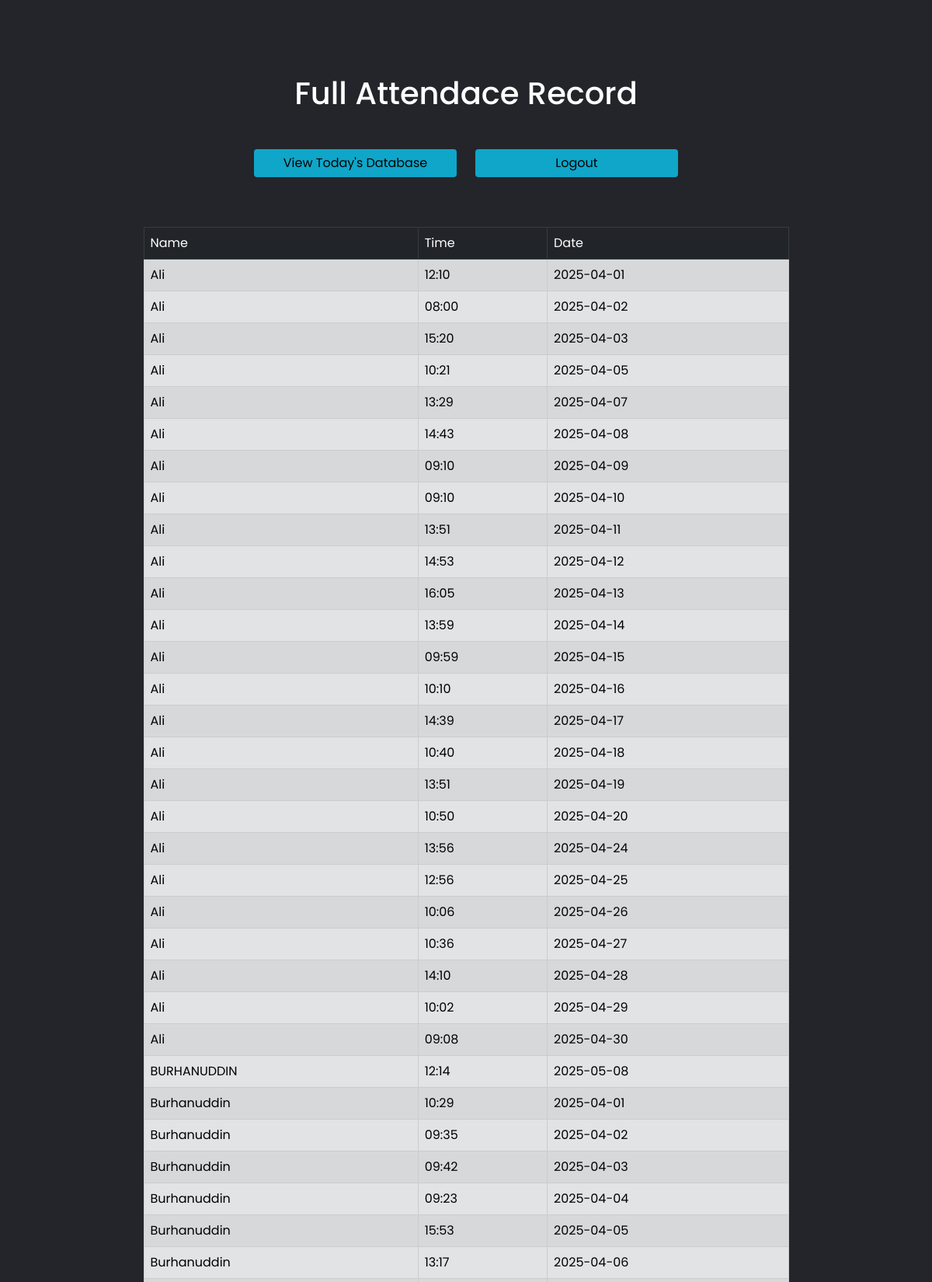
Page /whole (upper part) on the committed database.
### tables this page shows
CREATE TABLE Attendance (NAME TEXT, Time TEXT, Date TEXT, UNIQUE(NAME, Date));

### app.py (the view)
@app.route('/whole',methods=["GET","POST"])
def whole():
    today=date.today()
    conn = sqlite3.connect('information.db')
    conn.row_factory = sqlite3.Row
    cur = conn.cursor()
    cursor = cur.execute("SELECT DISTINCT NAME,Time, Date from Attendance")
    rows=cur.fetchall()
    return render_template('AttendanceList.html',rows=rows)

### templates/AttendanceList.html (shortened to what this page needs)
<!doctype html>
<html lang="en">
<head>
  <link href="https://cdn.jsdelivr.net/npm/bootstrap@5.0.2/dist/css/bootstrap.min.css" rel="stylesheet"
>
  <link rel="stylesheet" href="{{ url_for('static', filename='css/style.css') }}">
</head>
<body>
    <div class="container">
        <h1 class="text-center pt-5 mt-5 mb-5 text-white">Full Attendace Record</h1>
        <div class="row mb-5 justify-content-center">
            <div class="col-md-3">
                <form class="mb-3 w-100" action="/data" method="post">
                    <button class="btn btn-primary blue-btn w-100">View Today's Database</button>
                </form>
            </div>
            <div class="col-md-3">
                <form class="mb-3 w-100" action="/" method="GET">
                    <button class="btn btn-primary blue-btn w-100">Logout</button>
                </form>
            </div>
        </div>
        <div class="row justify-content-center">
            <div class="col-md-9">
                <table class="table table-secondary table-striped table-bordered table-hover mb-5" >
                    <thead class="table-dark">
                        <td>Name</td>
                        <td>Time</td>
                        <td>Date</td>
                    </thead>
                    <tbody>
                        {% for row in rows %}
                            <tr>
                                <td>{{row["NAME"]}}</td>
                                <td>{{row["Time"]}}</td>
                                <td>{{row["Date"]}}</td>
                            </tr>
                        {% endfor %}
                    </tbody>
                </table>
            </div>
        </div>
    </div>
</body>
</html>

### static/css/style.css (style rules this page uses)
* { margin: 0; padding: 0; box-sizing: border-box; font-family: "Poppins", sans-serif; }
body { background: #23252a; }
.blue-btn { background-color: #0fa6c9 !important; color: black !important; border: white !important; }

### rows in the picture
Attendance: NAME "Ali", Time "12:10", Date "2025-04-01"
Attendance: NAME "Ali", Time "08:00", Date "2025-04-02"
Attendance: NAME "Ali", Time "15:20", Date "2025-04-03"
Attendance: NAME "Ali", Time "10:21", Date "2025-04-05"
Attendance: NAME "Ali", Time "13:29", Date "2025-04-07"
Attendance: NAME "Ali", Time "14:43", Date "2025-04-08"
Attendance: NAME "Ali", Time "09:10", Date "2025-04-09"
Attendance: NAME "Ali", Time "09:10", Date "2025-04-10"
Attendance: NAME "Ali", Time "13:51", Date "2025-04-11"
Attendance: NAME "Ali", Time "14:53", Date "2025-04-12"
Attendance: NAME "Ali", Time "16:05", Date "2025-04-13"
Attendance: NAME "Ali", Time "13:59", Date "2025-04-14"
Attendance: NAME "Ali", Time "09:59", Date "2025-04-15"
Attendance: NAME "Ali", Time "10:10", Date "2025-04-16"
Attendance: NAME "Ali", Time "14:39", Date "2025-04-17"
Attendance: NAME "Ali", Time "10:40", Date "2025-04-18"
Attendance: NAME "Ali", Time "13:51", Date "2025-04-19"
Attendance: NAME "Ali", Time "10:50", Date "2025-04-20"
Attendance: NAME "Ali", Time "13:56", Date "2025-04-24"
Attendance: NAME "Ali", Time "12:56", Date "2025-04-25"
Attendance: NAME "Ali", Time "10:06", Date "2025-04-26"
Attendance: NAME "Ali", Time "10:36", Date "2025-04-27"
Attendance: NAME "Ali", Time "14:10", Date "2025-04-28"
Attendance: NAME "Ali", Time "10:02", Date "2025-04-29"
Attendance: NAME "Ali", Time "09:08", Date "2025-04-30"
Attendance: NAME "BURHANUDDIN", Time "12:14", Date "2025-05-08"
Attendance: NAME "Burhanuddin", Time "10:29", Date "2025-04-01"
Attendance: NAME "Burhanuddin", Time "09:35", Date "2025-04-02"
Attendance: NAME "Burhanuddin", Time "09:42", Date "2025-04-03"
Attendance: NAME "Burhanuddin", Time "09:23", Date "2025-04-04"
Attendance: NAME "Burhanuddin", Time "15:53", Date "2025-04-05"
Attendance: NAME "Burhanuddin", Time "13:17", Date "2025-04-06"
